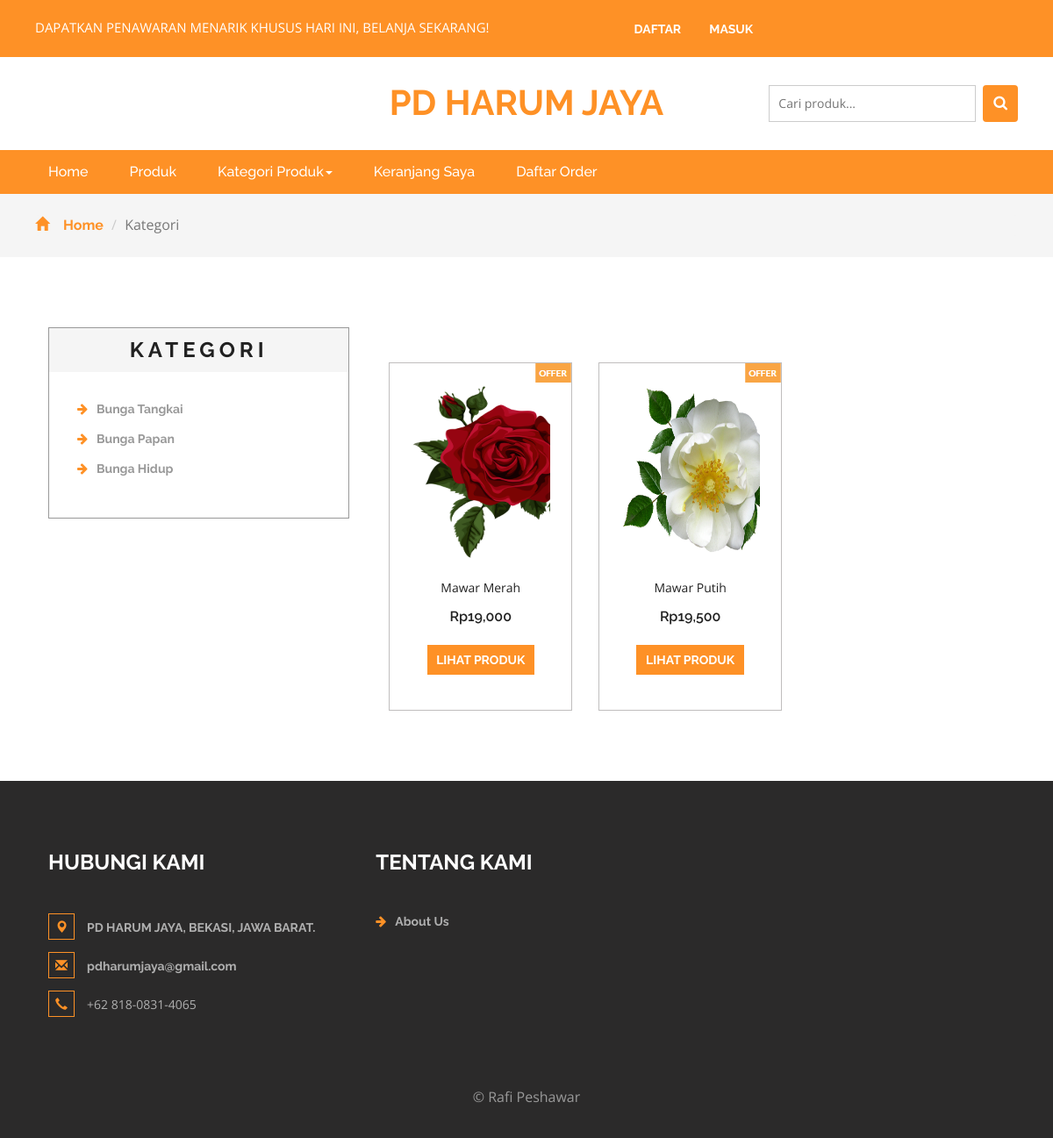
The app's page /kategori.php?idkategori=1 with its own data.
### tables this page shows
CREATE TABLE `kategori` (
  `idkategori` int(11) NOT NULL,
  `namakategori` varchar(20) NOT NULL,
  `tgldibuat` timestamp NOT NULL DEFAULT current_timestamp()
);

CREATE TABLE `produk` (
  `idproduk` int(11) NOT NULL,
  `idkategori` int(11) NOT NULL,
  `namaproduk` varchar(30) NOT NULL,
  `gambar` varchar(100) NOT NULL,
  `deskripsi` varchar(200) NOT NULL,
  `hargaafter` int(11) NOT NULL,
  `tgldibuat` timestamp NOT NULL DEFAULT current_timestamp()
);

### kategori.php (the view, shortened to what this page needs)
<?php
include 'dbconnect.php';
$idk = $_GET['idkategori'];
?>
<!DOCTYPE html>
<html>
<head>
	<link href="css/bootstrap.css" rel="stylesheet" type="text/css" media="all" />
	<link href="css/style.css" rel="stylesheet" type="text/css" media="all" />
	<link href="css/font-awesome.css" rel="stylesheet">
</head>
<body>
	<div class="agileits_header">
		<div class="container">
			<div class="w3l_offers">
				<p>DAPATKAN PENAWARAN MENARIK KHUSUS HARI INI, BELANJA SEKARANG!</p>
			</div>
			<div class="agile-login">
				<ul>
					<?php
					if (!isset($_SESSION['log'])) {
						echo '
					<li><a href="registered.php">DAFTAR</a></li>
					<li><a href="login.php">MASUK</a></li>
					';
					}
					?>
				</ul>
			</div>
			<div class="clearfix"> </div>
		</div>
	</div>
	<div class="logo_products">
		<div class="container">
			<div class="w3ls_logo_products_left">
				<h1><a href="index.php">PD HARUM JAYA</a></h1>
			</div>
			<div class="w3l_search">
				<form action="search.php" method="post">
					<input type="search" name="Search" placeholder="Cari produk...">
					<button type="submit" class="btn btn-default search" aria-label="Left Align">
						<i class="fa fa-search" aria-hidden="true"> </i>
					</button>
				</form>
			</div>
			<div class="clearfix"> </div>
		</div>
	</div>
	<div class="navigation-agileits">
		<div class="container">
			<nav class="navbar navbar-default">
				<div class="collapse navbar-collapse" id="bs-megadropdown-tabs">
					<ul class="nav navbar-nav">
						<li class="active"><a href="index.php" class="act">Home</a></li>
						<li><a href="index.php">Produk</a></li>
						<li class="dropdown">
							<a href="#" class="dropdown-toggle" data-toggle="dropdown">Kategori Produk<b class="caret"></b></a>
						</li>
						<li><a href="cart.php">Keranjang Saya</a></li>
						<li><a href="daftarorder.php">Daftar Order</a></li>
					</ul>
				</div>
			</nav>
		</div>
	</div>
	<div class="breadcrumbs">
		<div class="container">
			<ol class="breadcrumb breadcrumb1 animated wow slideInLeft" data-wow-delay=".5s">
				<li><a href="index.php"><span class="glyphicon glyphicon-home" aria-hidden="true"></span>Home</a></li>
				<li class="active">Kategori</li>
			</ol>
		</div>
	</div>
	<div class="products">
		<div class="container">
			<div class="col-md-4 products-left">
				<div class="categories">
					<h2>KATEGORI</h2>
					<ul class="cate">
						<?php
						$kat = mysqli_query($conn, "SELECT * from kategori order by idkategori ASC");
						while ($p = mysqli_fetch_array($kat)) {
						?>
							<li><a href="kategori.php?idkategori=<?php echo $p['idkategori'] ?>"><i class="fa fa-arrow-right" aria-hidden="true"></i><?php echo $p['namakategori'] ?></a></li>
						<?php
						}
						?>
					</ul>
				</div>
			</div>
			<div class="col-md-8 products-right">
				<div class="agile_top_brands_grids">
					<?php
					$brgs = mysqli_query($conn, "SELECT * from produk where idkategori='$idk' order by idproduk ASC");
					$x = mysqli_num_rows($brgs);
					if ($x > 0) {
						while ($p = mysqli_fetch_array($brgs)) {
					?>
							<div class="col-md-4 top_brand_left">
								<div class="hover14 column">
									<div class="agile_top_brand_left_grid">
										<div class="agile_top_brand_left_grid_pos">
											<img src="images/offer.png" alt=" " class="img-responsive" />
										</div>
										<div class="agile_top_brand_left_grid1">
											<figure>
												<div class="snipcart-item block">
													<div class="snipcart-thumb">
														<a href="product.php?idproduk=<?php echo $p['idproduk'] ?>"><img src="<?php echo $p['gambar'] ?>" width="200px" height="200px"></a>
														<p><?php echo $p['namaproduk'] ?></p>
														<h4>Rp<?php echo number_format($p['hargaafter']) ?> </h4>
													</div>
													<div class="snipcart-details top_brand_home_details">
														<fieldset>
															<a href="product.php?idproduk=<?php echo $p['idproduk'] ?>"><input type="submit" class="button" value="Lihat Produk" /></a>
														</fieldset>
													</div>
												</div>
											</figure>
										</div>
									</div>
								</div>
							</div>
					<?php
						}
					} else {
						echo "Data tidak ditemukan";
					}
					?>
				</div>
			</div>
		</div>
	</div>
	<div class="footer">
		<div class="container">
			<div class="w3_footer_grids">
				<div class="col-md-4 w3_footer_grid">
					<h3>Hubungi Kami</h3>
					<ul class="address">
						<li><i class="glyphicon glyphicon-map-marker" aria-hidden="true"></i><a href="https://maps.app.goo.gl/FTiffiYpgGNQshBo8">PD HARUM JAYA, BEKASI, JAWA BARAT.</a></li>
						<li><i class="glyphicon glyphicon-envelope" aria-hidden="true"></i><a href="mailto:pdharumjaya@gmail.com">pdharumjaya@gmail.com</a></li>
						<li><i class="glyphicon glyphicon-earphone" aria-hidden="true"></i>+62 818-0831-4065</li>
					</ul>
				</div>
				<div class="col-md-3 w3_footer_grid">
					<h3>Tentang Kami</h3>
					<ul class="info">
						<li><i class="fa fa-arrow-right" aria-hidden="true"></i><a href="about.php">About Us</a></li>
					</ul>
				</div>
				<div class="clearfix"> </div>
			</div>
		</div>
		<div class="footer-copy">
			<div class="container">
				<p>© Rafi Peshawar</p>
			</div>
		</div>
	</div>
	<link href="css/skdslider.css" rel="stylesheet">
</body>
</html>

### records on screen
kategori: namakategori "Bunga Tangkai"
kategori: namakategori "Bunga Papan"
kategori: namakategori "Bunga Hidup"
produk: gambar (picture), namaproduk "Mawar Merah", hargaafter "19,000"
produk: gambar (picture), namaproduk "Mawar Putih", hargaafter "19,500"
